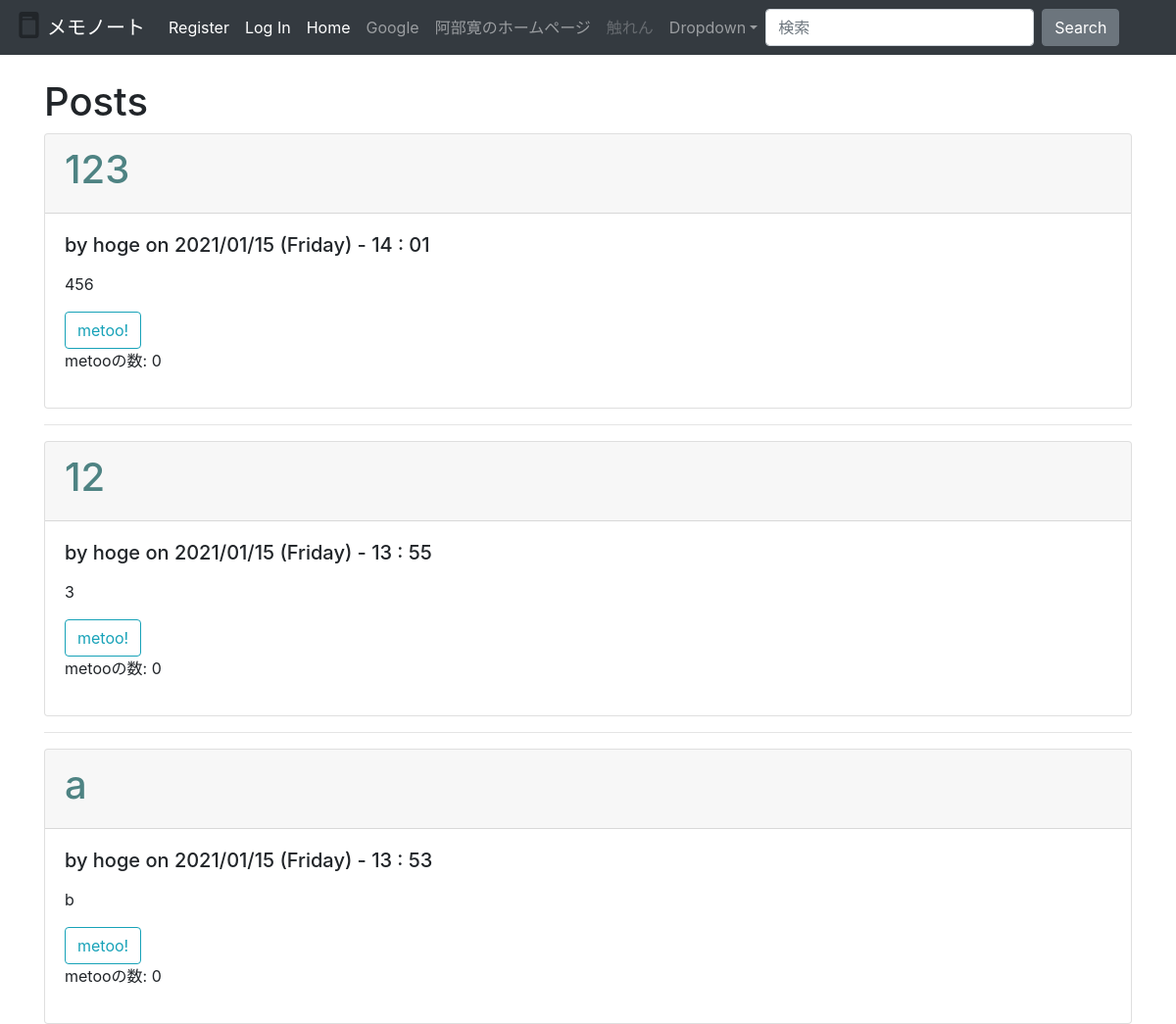
The page / on the database its author committed.
### tables this page shows
CREATE TABLE post (
  id INTEGER PRIMARY KEY AUTOINCREMENT,/* 投稿のID */
  author_id INTEGER NOT NULL,
  created TIMESTAMP NOT NULL DEFAULT CURRENT_TIMESTAMP,
  title TEXT NOT NULL,
  body TEXT NOT NULL,
  nowtime TEXT,
  metoo,INTEGER NOT NULL DEFAULT 0,
  FOREIGN KEY (author_id) REFERENCES user (id)/*著者IDを外部キーとすることでユーザーIDを紐付け。*/
  
);

CREATE TABLE user (
  id INTEGER PRIMARY KEY AUTOINCREMENT,/*ユーザーIDをプライマリキーとして宣言*/
  username TEXT UNIQUE NOT NULL,
  password TEXT NOT NULL
);

### flaskr/blog.py (the view)
@bp.route('/')
def index():
    db = get_db()
    posts = db.execute(
        'SELECT p.id, title, body, created, author_id, username, nowtime, metoo'# ここでuserテーブルのidとpostテーブルのauthor_idをコピーしてる？
        ' FROM post p JOIN user u ON p.author_id = u.id'#投稿IDと著者IDを紐付け
        ' ORDER BY created DESC'#作られた順にソート
    ).fetchall()  # リスト化。schema.sql内のデータをセレクトしてpostsというリストに入れていく
    return render_template('blog/index.html', posts=posts)

### flaskr/auth.py (called while the page is built)
@bp.before_app_request
def load_logged_in_user():
    user_id = session.get('user_id')
    if user_id is None:
        g.user = None
    else:
        g.user = get_db().execute(
            'SELECT * FROM user WHERE id = ?', (user_id,)
        ).fetchone()

### flaskr/db.py (called while the page is built)
def get_db():#こいつがデータベースにつなぐやつ
    if 'db' not in g:
        g.db = sqlite3.connect(
            current_app.config['DATABASE'],
            detect_types=sqlite3.PARSE_DECLTYPES
        )
        g.db.row_factory = sqlite3.Row#データベースにカラム(列名)でアクセスできるようにしている
    return g.db

### flaskr/templates/blog/index.html (shortened to what this page needs)
{% extends 'base.html' %}
{% block header %}
  <h1>{% block title %}Posts{% endblock %}</h1>
{% endblock %}
{% block content %}
  {% for post in posts %}
    <div class="card">
      <div class="card-header">
        <h1>{{ post['title'] }}{{dates}}</h1>
      </div>
      <div class="card-body">
        <h5 class="card-title">
          <div class="about">by {{ post['username'] }} on {{post['nowtime']}}<h1></h1></div>
        </h5>
        <p class="card-text">
          <p class="body" id = "metoo">{{ post['body'] }}</p>
        </p>
            <input type="button" class= "btn btn-outline-info" value='metoo!' onclick="post_metoo()">
            <p>
              metooの数:
              <span id="metoo">{{ post['metoo'] }}</span>
            </p>
      </div>
    </div>
    {% if not loop.last %}
      <hr>
    {% endif %}
  {% endfor %}
{% endblock %}

### flaskr/templates/base.html (shortened to what this page needs)
<!doctype html>
<html lang="ja">
  <head>
    <link rel="stylesheet" href="https://stackpath.bootstrapcdn.com/bootstrap/4.4.1/css/bootstrap.min.css">
  </head>
<link rel="stylesheet" href="{{ url_for('static', filename='starter-template.css') }}">
<nav class="navbar navbar-expand-md navbar-dark bg-dark fixed-top">
  <a class="navbar-brand" href="http://127.0.0.1:5000/">メモノート</a>
  <div class="collapse navbar-collapse" id="navbarsExampleDefault">
    <ul class="navbar-nav mr-auto">
      {% if g.user %}
        <li class="nav-item active"><span>{{ g.user['username'] }}</span>
        <li class="nav-item active"><a class="nav-link" href="{{ url_for('auth.logout') }}">Log Out</a>
      {% else %}
        <li class="nav-item active"><a class="nav-link" href="{{ url_for('auth.register') }}">Register</a>
        <li class="nab-item active"><a class="nav-link" href="{{ url_for('auth.login') }}">Log In</a>
      {% endif %}
      <li class="nav-item active">
        <a class="nav-link" href="http://127.0.0.1:5000/">Home <span class="sr-only">(current)</span></a>
      </li>
      <li class="nav-item">
        <a class="nav-link" href="https://google.com">Google</a>
      </li>
      <li class="nav-item">
        <a class="nav-link" href="http://abehiroshi.la.coocan.jp/">阿部寛のホームページ</a>
      </li>
      <li class="nav-item">
        <a class="nav-link disabled" href="#" tabindex="-1" aria-disabled="true">触れん</a>
      </li>
      <li class="nav-item dropdown">
        <a class="nav-link dropdown-toggle" href="#" id="dropdown01" data-toggle="dropdown" aria-haspopup="true" aria-expanded="false">Dropdown</a>
      </li>
      <form class="form-inline my-2 my-lg-0">
        <input class="form-control mr-sm-2" type="text" placeholder="検索" aria-label="Search">
        <button class="btn btn-secondary my-2 my-sm-0" type="submit">Search</button>
      </form>
    </ul>
  </div>
</nav>
<main role="main" class="container">
  <header>
    {% block header %}{% endblock %}
  </header>
  {% block content %}{% endblock %}
</main>
</html>

### flaskr/static/starter-template.css (style rules this page uses)
.navbar-brand { color: red; }
.card-header { color: rgb(78, 131, 131); }

### rows shown on the page
post: title "123", username "hoge", nowtime "2021/01/15 (Friday) - 14 : 01", body "456", metoo "0"
post: title "12", username "hoge", nowtime "2021/01/15 (Friday) - 13 : 55", body "3", metoo "0"
post: title "a", username "hoge", nowtime "2021/01/15 (Friday) - 13 : 53", body "b", metoo "0"
